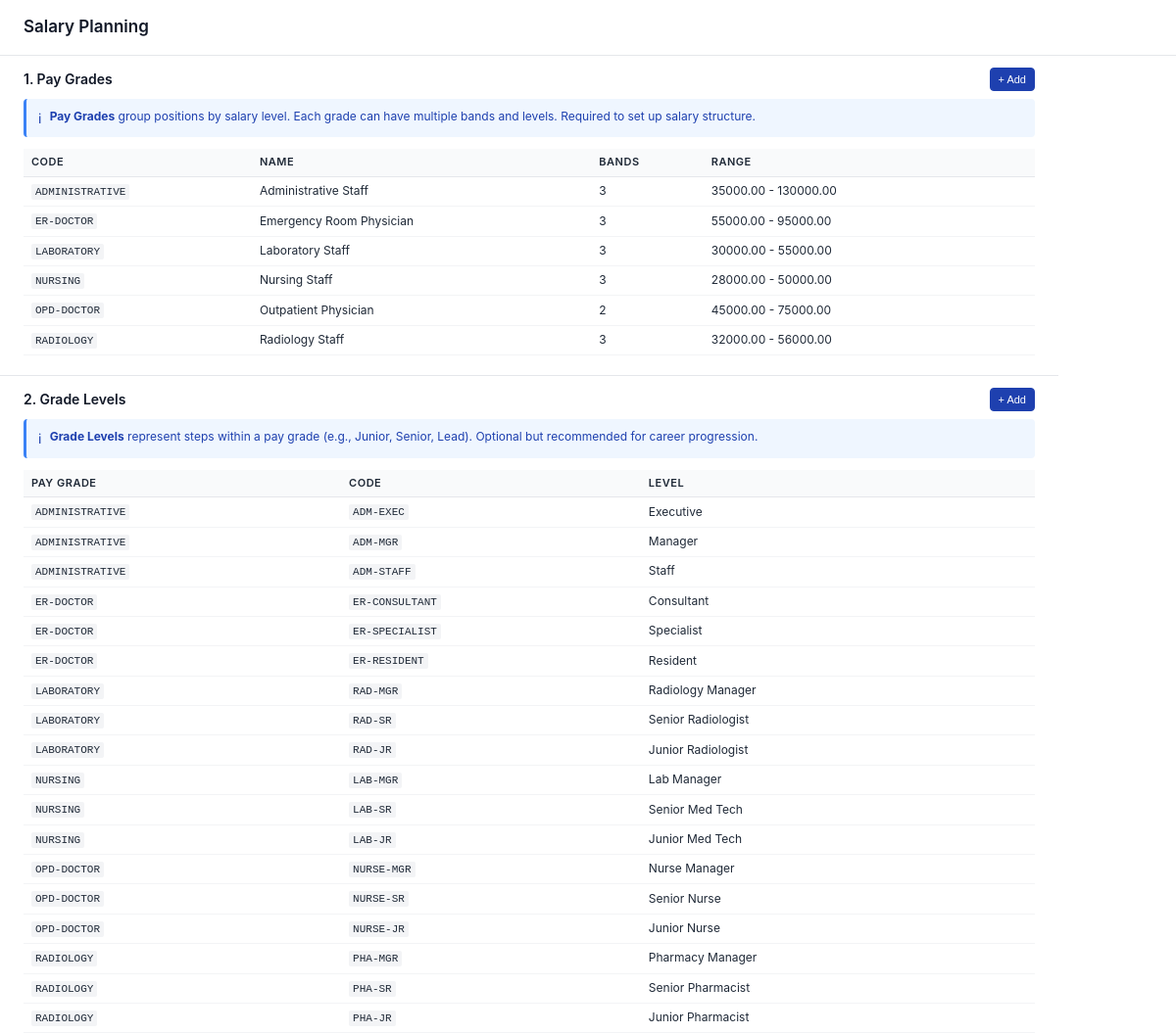
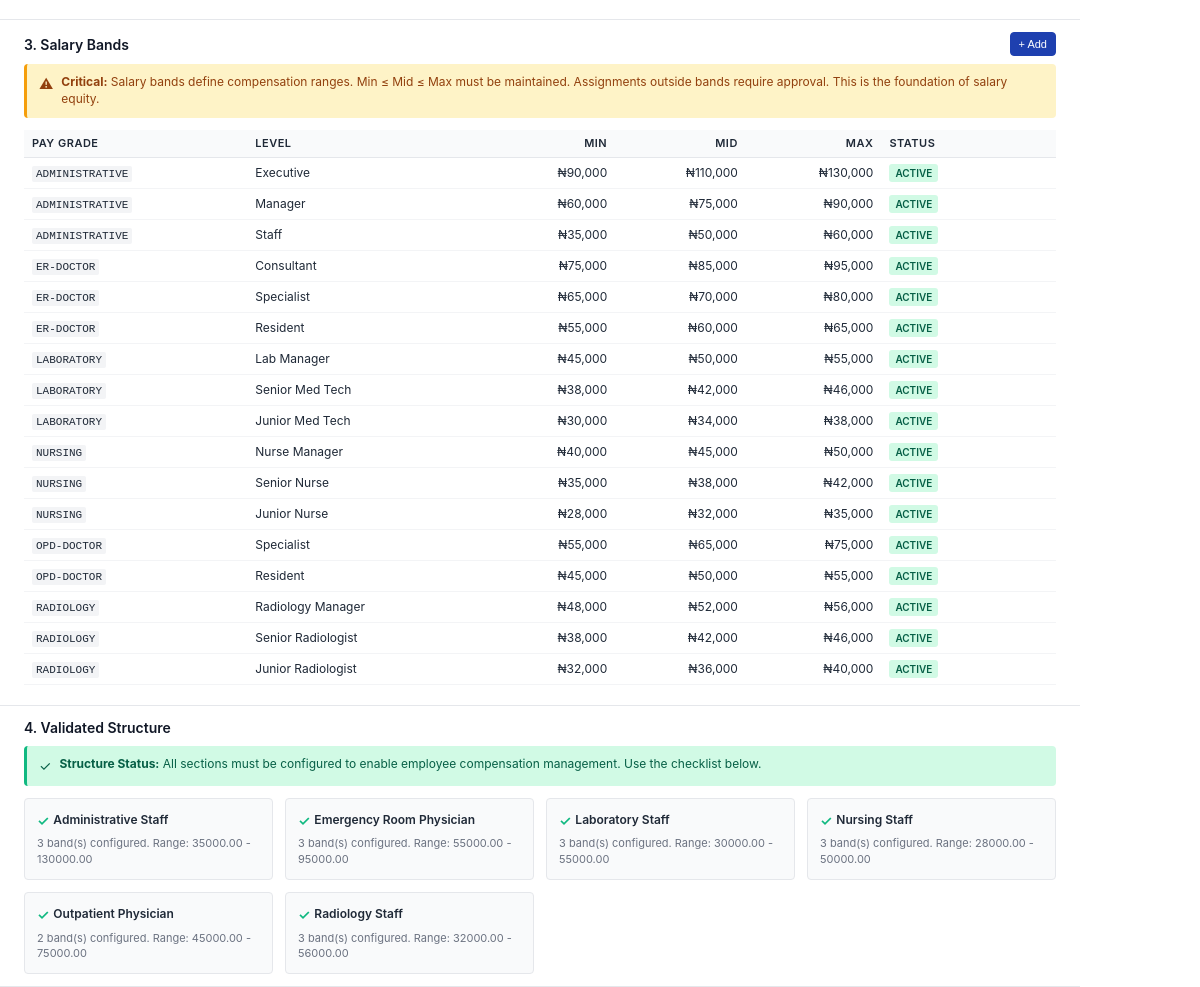
Screenshot of /modules/compensation/views/salary_planning_modern.php with the database file from the repository (2 pictures, top to bottom).
### tables this page shows
CREATE TABLE `pay_grades` (
  `id` int(11) NOT NULL,
  `code` varchar(50) NOT NULL,
  `name` varchar(255) NOT NULL,
  `description` text DEFAULT NULL,
  `status` varchar(50) DEFAULT 'Active',
  `created_at` timestamp NOT NULL DEFAULT current_timestamp(),
  `updated_at` timestamp NOT NULL DEFAULT current_timestamp() ON UPDATE current_timestamp()
);

CREATE TABLE `grade_levels` (
  `id` int(11) NOT NULL,
  `pay_grade_id` int(11) NOT NULL,
  `code` varchar(50) NOT NULL,
  `name` varchar(255) NOT NULL,
  `description` text DEFAULT NULL,
  `sort_order` int(11) DEFAULT 0,
  `status` varchar(50) DEFAULT 'Active',
  `created_at` timestamp NOT NULL DEFAULT current_timestamp(),
  `updated_at` timestamp NOT NULL DEFAULT current_timestamp() ON UPDATE current_timestamp()
);

CREATE TABLE `salary_bands` (
  `id` int(11) NOT NULL,
  `pay_grade_id` int(11) NOT NULL,
  `grade_level_id` int(11) DEFAULT NULL,
  `min_salary` decimal(12,2) NOT NULL,
  `midpoint_salary` decimal(12,2) NOT NULL,
  `max_salary` decimal(12,2) NOT NULL,
  `effective_from` date DEFAULT NULL,
  `effective_to` date DEFAULT NULL,
  `status` varchar(50) DEFAULT 'Active',
  `created_at` timestamp NOT NULL DEFAULT current_timestamp(),
  `updated_at` timestamp NOT NULL DEFAULT current_timestamp() ON UPDATE current_timestamp()
);

### config/BaseModel.php (called while the page is built, shortened)
<?php
abstract class BaseModel {
    protected $db;
    public function __construct() {
        $database = new Database();
        $this->db = $database->connect();
    }
    public function query($sql, $params = []) {
        try {
            $stmt = $this->db->prepare($sql);
            if (!empty($params)) {
                $stmt->execute($params);
            } else {
                $stmt->execute();
            }
            return $stmt->fetchAll(PDO::FETCH_ASSOC);
        } catch (PDOException $e) {
            throw new Exception("Query execution failed: " . $e->getMessage());
        }
    }
}
?>

### config/Database.php (called while the page is built, shortened)
<?php
class Database {
    private $host = 'localhost';
    private $db_name = 'public_html';
    private $username = 'root';
    private $password = '';
    public function connect() {
        $this->conn = null;
        try {
            $this->conn = new PDO(
                'mysql:host=' . $this->host . ';dbname=' . $this->db_name . ';charset=utf8mb4',
                $this->username,
                $this->password
            );
            $this->conn->setAttribute(PDO::ATTR_ERRMODE, PDO::ERRMODE_EXCEPTION);
            $this->conn->exec("SET @@session.time_zone = '+08:00'");
        } catch (PDOException $e) {
            error_log('Database Connection Error: ' . $e->getMessage());
            throw new RuntimeException('Database connection failed: ' . $e->getMessage(), 0, $e);
        }
        return $this->conn;
    }
}
?>

### modules/compensation/models/PayGrade.php (called while the page is built, shortened)
<?php
require_once __DIR__ . '/../../../config/BaseModel.php';
class PayGrade extends BaseModel {
    protected $table = 'pay_grades';
    public function getAllWithBands($activeOnly = true) {
        $query = "SELECT pg.*,
            (SELECT COUNT(*) FROM salary_bands sb WHERE sb.pay_grade_id = pg.id AND sb.status = 'Active') AS band_count,
            (SELECT CONCAT(MIN(sb.min_salary), ' - ', MAX(sb.max_salary)) FROM salary_bands sb WHERE sb.pay_grade_id = pg.id AND sb.status = 'Active') AS range_summary
            FROM {$this->table} pg WHERE 1=1";
        $query .= " ORDER BY pg.name ASC";
        return $this->query($query);
    }
}

### modules/compensation/models/GradeLevel.php (called while the page is built, shortened)
<?php
require_once __DIR__ . '/../../../config/BaseModel.php';
class GradeLevel extends BaseModel {
    protected $table = 'grade_levels';
    public function getAllWithGrade($activeOnly = true) {
        $query = "SELECT gl.*, pg.name AS pay_grade_name, pg.code AS pay_grade_code
            FROM {$this->table} gl
            JOIN pay_grades pg ON pg.id = gl.pay_grade_id
            WHERE 1=1";
        $query .= " ORDER BY pg.name, gl.sort_order, gl.name";
        return $this->query($query);
    }
}

### modules/compensation/models/SalaryBand.php (called while the page is built, shortened)
<?php
require_once __DIR__ . '/../../../config/BaseModel.php';
class SalaryBand extends BaseModel {
    protected $table = 'salary_bands';
    public function getAllWithDetails($activeOnly = true) {
        $query = "SELECT sb.*, pg.name AS pay_grade_name, pg.code AS pay_grade_code,
            gl.name AS grade_level_name, gl.code AS grade_level_code
            FROM {$this->table} sb
            JOIN pay_grades pg ON pg.id = sb.pay_grade_id
            LEFT JOIN grade_levels gl ON gl.id = sb.grade_level_id
            WHERE 1=1";
        $query .= " ORDER BY pg.name, gl.sort_order, sb.min_salary";
        return $this->query($query);
    }
}

### modules/compensation/views/salary_planning_modern.php (the view, shortened to what this page needs)
<?php
require_once __DIR__ . '/../../../config/Database.php';
require_once __DIR__ . '/../models/PayGrade.php';
require_once __DIR__ . '/../models/GradeLevel.php';
require_once __DIR__ . '/../models/SalaryBand.php';
$payGradeModel = new PayGrade();
$gradeLevelModel = new GradeLevel();
$salaryBandModel = new SalaryBand();
$payGrades = $payGradeModel->getAllWithBands(false);
$gradeLevels = $gradeLevelModel->getAllWithGrade(false);
$bands = $salaryBandModel->getAllWithDetails(false);
?>
<!DOCTYPE html>
<html>
<head>
</head>
<body>
<div class="container">
    <div class="header">
        <h1 class="title">Salary Planning</h1>
    </div>
    <div class="content">
        <div class="section">
            <div class="section-header">
                <div class="section-title">1. Pay Grades</div>
                <button class="btn btn-primary btn-sm" onclick="toggleForm('add-paygrade-form'); return false;">+ Add</button>
            </div>
            <div class="callout callout-info">
                <div class="callout-icon">ℹ</div>
                <div class="callout-text"><strong>Pay Grades</strong> group positions by salary level. Each grade can have multiple bands and levels. Required to set up salary structure.</div>
            </div>
            <?php if (empty($payGrades)): ?>
            <div class="empty-state">No pay grades yet.</div>
            <?php else: ?>
            <table class="table">
                <thead>
                    <tr>
                        <th>Code</th>
                        <th>Name</th>
                        <th>Bands</th>
                        <th>Range</th>
                        <th style="width: 50px;"></th>
                    </tr>
                </thead>
                <tbody>
                    <?php foreach ($payGrades as $pg): ?>
                    <tr>
                        <td><span class="code"><?php echo htmlspecialchars($pg['code']); ?></span></td>
                        <td><?php echo htmlspecialchars($pg['name']); ?></td>
                        <td><?php echo (int) ($pg['band_count'] ?? 0); ?></td>
                        <td><?php echo htmlspecialchars($pg['range_summary'] ?? '—'); ?></td>
                        <td></td>
                    </tr>
                    <?php endforeach; ?>
                </tbody>
            </table>
            <?php endif; ?>
        </div>
        <div class="section">
            <div class="section-header">
                <div class="section-title">2. Grade Levels</div>
                <button class="btn btn-primary btn-sm" onclick="toggleForm('add-gradelevel-form'); return false;">+ Add</button>
            </div>
            <div class="callout callout-info">
                <div class="callout-icon">ℹ</div>
                <div class="callout-text"><strong>Grade Levels</strong> represent steps within a pay grade (e.g., Junior, Senior, Lead). Optional but recommended for career progression.</div>
            </div>
            <?php if (empty($gradeLevels)): ?>
            <div class="empty-state">No grade levels yet.</div>
            <?php else: ?>
            <table class="table">
                <thead>
                    <tr>
                        <th>Pay Grade</th>
                        <th>Code</th>
                        <th>Level</th>
                        <th style="width: 50px;"></th>
                    </tr>
                </thead>
                <tbody>
                    <?php foreach ($gradeLevels as $gl): ?>
                    <tr>
                        <td><span class="code"><?php echo htmlspecialchars($gl['pay_grade_code']); ?></span></td>
                        <td><span class="code"><?php echo htmlspecialchars($gl['code']); ?></span></td>
                        <td><?php echo htmlspecialchars($gl['name']); ?></td>
                        <td></td>
                    </tr>
                    <?php endforeach; ?>
                </tbody>
            </table>
            <?php endif; ?>
        </div>
        <div class="section">
            <div class="section-header">
                <div class="section-title">3. Salary Bands</div>
                <button class="btn btn-primary btn-sm" onclick="toggleForm('add-band-form'); return false;">+ Add</button>
            </div>
            <div class="callout callout-warning">
                <div class="callout-icon">⚠</div>
                <div class="callout-text"><strong>Critical:</strong> Salary bands define compensation ranges. Min ≤ Mid ≤ Max must be maintained. Assignments outside bands require approval. This is the foundation of salary equity.</div>
            </div>
            <?php if (empty($bands)): ?>
            <div class="empty-state">No salary bands defined.</div>
            <?php else: ?>
            <table class="table">
                <thead>
                    <tr>
                        <th>Pay Grade</th>
                        <th>Level</th>
                        <th class="num">Min</th>
                        <th class="num">Mid</th>
                        <th class="num">Max</th>
                        <th>Status</th>
                        <th style="width: 50px;"></th>
                    </tr>
                </thead>
                <tbody>
                    <?php foreach ($bands as $b): ?>
                    <tr>
                        <td><span class="code"><?php echo htmlspecialchars($b['pay_grade_code']); ?></span></td>
                        <td><?php echo $b['grade_level_name'] ? htmlspecialchars($b['grade_level_name']) : '—'; ?></td>
                        <td class="num">₦<?php echo number_format((float) $b['min_salary'], 0); ?></td>
                        <td class="num">₦<?php echo number_format((float) $b['midpoint_salary'], 0); ?></td>
                        <td class="num">₦<?php echo number_format((float) $b['max_salary'], 0); ?></td>
                        <td><span class="badge badge-<?php echo $b['status'] === 'Active' ? 'active' : 'inactive'; ?>"><?php echo $b['status']; ?></span></td>
                        <td></td>
                    </tr>
                    <?php endforeach; ?>
                </tbody>
            </table>
            <?php endif; ?>
        </div>
        <div class="section">
            <div class="section-header">
                <div class="section-title">4. Validated Structure</div>
            </div>
            <div class="callout callout-success">
                <div class="callout-icon">✓</div>
                <div class="callout-text"><strong>Structure Status:</strong> All sections must be configured to enable employee compensation management. Use the checklist below.</div>
            </div>
            <div class="summary-grid">
                <?php
                $activeGrades = array_filter($payGrades, fn($p) => $p['status'] === 'Active');
                if (empty($activeGrades)):
                ?>
                <div class="summary-card">
                    <div style="color: #9ca3af; font-size: 12px;">No pay grades configured yet.</div>
                </div>
                <?php else: ?>
                <?php foreach ($activeGrades as $pg):
                    $gradeBands = array_filter($bands, fn($b) => $b['pay_grade_id'] === $pg['id'] && $b['status'] === 'Active');
                    $isValid = !empty($gradeBands);
                ?>
                <div class="summary-card">
                    <div class="summary-card-title">
                        <span class="summary-check"><?php echo $isValid ? '✓' : '○'; ?></span>
                        <?php echo htmlspecialchars($pg['name']); ?>
                    </div>
                    <div class="summary-details">
                        <?php if ($isValid): ?>
                            <?php echo count($gradeBands); ?> band(s) configured. Range: <?php echo htmlspecialchars($pg['range_summary']); ?>
                        <?php else: ?>
                            No bands configured.
                        <?php endif; ?>
                    </div>
                </div>
                <?php endforeach; ?>
                <?php endif; ?>
            </div>
        </div>
    </div>
</div>
</body>
</html>

### modules/compensation/views/salary_planning_modern.php (style rules this page uses)
* { margin: 0; padding: 0; box-sizing: border-box; }
body { background: #f5f5f5; font-family: -apple-system, BlinkMacSystemFont, 'Segoe UI', Roboto, sans-serif; color: #1f2937; font-size: 13px; line-height: 1.4; }
.container { width: 100%; background: #fff; }
.header { padding: 16px 24px; border-bottom: 1px solid #e5e7eb; }
.title { font-size: 17px; font-weight: 600; color: #111827; }
.content { max-width: 1080px; }
.section { padding: 12px 24px; border-bottom: 1px solid #e5e7eb; }
.section-header { display: flex; justify-content: space-between; align-items: center; margin-bottom: 8px; }
.section-title { font-size: 14px; font-weight: 600; color: #111827; }
.callout { padding: 10px 12px; border-radius: 4px; font-size: 12px; margin-bottom: 12px; display: flex; gap: 8px; align-items: flex-start; }
.callout-info { background: #eff6ff; border-left: 3px solid #3b82f6; color: #1e40af; }
.callout-warning { background: #fef3c7; border-left: 3px solid #f59e0b; color: #92400e; }
.callout-success { background: #d1fae5; border-left: 3px solid #10b981; color: #065f46; }
.callout-icon { flex-shrink: 0; font-size: 14px; }
.callout-text { flex: 1; line-height: 1.4; }
.table { width: 100%; border-collapse: collapse; font-size: 12px; margin-bottom: 8px; }
.table th { background: #f9fafb; border-bottom: 1px solid #e5e7eb; padding: 6px 8px; text-align: left; font-weight: 600; font-size: 11px; text-transform: uppercase; letter-spacing: 0.5px; height: 28px; }
.table td { padding: 6px 8px; border-bottom: 1px solid #f3f4f6; height: 30px; vertical-align: middle; }
.table .num { text-align: right; }
.table .code { font-family: 'Courier New', monospace; background: #f3f4f6; padding: 2px 4px; border-radius: 2px; font-size: 11px; }
.badge { font-size: 10px; padding: 2px 6px; border-radius: 3px; font-weight: 600; text-transform: uppercase; display: inline-block; }
.badge-active { background: #d1fae5; color: #065f46; }
.btn { padding: 6px 12px; font-size: 12px; font-weight: 500; border: 1px solid #d1d5db; background: #fff; color: #374151; border-radius: 4px; cursor: pointer; height: 28px; display: inline-flex; align-items: center; }
.btn-primary { background: #1e40af; color: #fff; border-color: #1e40af; }
.btn-sm { padding: 4px 8px; font-size: 11px; height: 24px; }
.summary-grid { display: grid; grid-template-columns: repeat(auto-fit, minmax(240px, 1fr)); gap: 12px; }
.summary-card { background: #f9fafb; border: 1px solid #e5e7eb; border-radius: 4px; padding: 12px; }
.summary-card-title { font-weight: 600; font-size: 12px; margin-bottom: 6px; display: flex; align-items: center; gap: 4px; }
.summary-check { color: #10b981; font-size: 14px; }
.summary-details { font-size: 11px; color: #6b7280; margin-top: 4px; }

### rows the page displays
pay_grades: code "ADMINISTRATIVE", name "Administrative Staff", band_count "3", range_summary "35000.00 - 130000.00", count($gradeBands) "3"
pay_grades: code "ER-DOCTOR", name "Emergency Room Physician", band_count "3", range_summary "55000.00 - 95000.00", count($gradeBands) "3"
pay_grades: code "LABORATORY", name "Laboratory Staff", band_count "3", range_summary "30000.00 - 55000.00", count($gradeBands) "3"
pay_grades: code "NURSING", name "Nursing Staff", band_count "3", range_summary "28000.00 - 50000.00", count($gradeBands) "3"
pay_grades: code "OPD-DOCTOR", name "Outpatient Physician", band_count "2", range_summary "45000.00 - 75000.00", count($gradeBands) "2"
pay_grades: code "RADIOLOGY", name "Radiology Staff", band_count "3", range_summary "32000.00 - 56000.00", count($gradeBands) "3"
grade_levels: pay_grade.code "ADMINISTRATIVE", code "ADM-EXEC", name "Executive"
grade_levels: pay_grade.code "ADMINISTRATIVE", code "ADM-MGR", name "Manager"
grade_levels: pay_grade.code "ADMINISTRATIVE", code "ADM-STAFF", name "Staff"
grade_levels: pay_grade.code "ER-DOCTOR", code "ER-CONSULTANT", name "Consultant"
grade_levels: pay_grade.code "ER-DOCTOR", code "ER-SPECIALIST", name "Specialist"
grade_levels: pay_grade.code "ER-DOCTOR", code "ER-RESIDENT", name "Resident"
grade_levels: pay_grade.code "LABORATORY", code "RAD-MGR", name "Radiology Manager"
grade_levels: pay_grade.code "LABORATORY", code "RAD-SR", name "Senior Radiologist"
grade_levels: pay_grade.code "LABORATORY", code "RAD-JR", name "Junior Radiologist"
grade_levels: pay_grade.code "NURSING", code "LAB-MGR", name "Lab Manager"
grade_levels: pay_grade.code "NURSING", code "LAB-SR", name "Senior Med Tech"
grade_levels: pay_grade.code "NURSING", code "LAB-JR", name "Junior Med Tech"
grade_levels: pay_grade.code "OPD-DOCTOR", code "NURSE-MGR", name "Nurse Manager"
grade_levels: pay_grade.code "OPD-DOCTOR", code "NURSE-SR", name "Senior Nurse"
grade_levels: pay_grade.code "OPD-DOCTOR", code "NURSE-JR", name "Junior Nurse"
grade_levels: pay_grade.code "RADIOLOGY", code "PHA-MGR", name "Pharmacy Manager"
grade_levels: pay_grade.code "RADIOLOGY", code "PHA-SR", name "Senior Pharmacist"
grade_levels: pay_grade.code "RADIOLOGY", code "PHA-JR", name "Junior Pharmacist"
salary_bands: pay_grade.code "ADMINISTRATIVE", grade_level.name "Executive", min_salary "90,000", midpoint_salary "110,000", max_salary "130,000", status "ACTIVE"
salary_bands: pay_grade.code "ADMINISTRATIVE", grade_level.name "Manager", min_salary "60,000", midpoint_salary "75,000", max_salary "90,000", status "ACTIVE"
salary_bands: pay_grade.code "ADMINISTRATIVE", grade_level.name "Staff", min_salary "35,000", midpoint_salary "50,000", max_salary "60,000", status "ACTIVE"
salary_bands: pay_grade.code "ER-DOCTOR", grade_level.name "Consultant", min_salary "75,000", midpoint_salary "85,000", max_salary "95,000", status "ACTIVE"
salary_bands: pay_grade.code "ER-DOCTOR", grade_level.name "Specialist", min_salary "65,000", midpoint_salary "70,000", max_salary "80,000", status "ACTIVE"
salary_bands: pay_grade.code "ER-DOCTOR", grade_level.name "Resident", min_salary "55,000", midpoint_salary "60,000", max_salary "65,000", status "ACTIVE"
salary_bands: pay_grade.code "LABORATORY", grade_level.name "Lab Manager", min_salary "45,000", midpoint_salary "50,000", max_salary "55,000", status "ACTIVE"
salary_bands: pay_grade.code "LABORATORY", grade_level.name "Senior Med Tech", min_salary "38,000", midpoint_salary "42,000", max_salary "46,000", status "ACTIVE"
salary_bands: pay_grade.code "LABORATORY", grade_level.name "Junior Med Tech", min_salary "30,000", midpoint_salary "34,000", max_salary "38,000", status "ACTIVE"
salary_bands: pay_grade.code "NURSING", grade_level.name "Nurse Manager", min_salary "40,000", midpoint_salary "45,000", max_salary "50,000", status "ACTIVE"
salary_bands: pay_grade.code "NURSING", grade_level.name "Senior Nurse", min_salary "35,000", midpoint_salary "38,000", max_salary "42,000", status "ACTIVE"
salary_bands: pay_grade.code "NURSING", grade_level.name "Junior Nurse", min_salary "28,000", midpoint_salary "32,000", max_salary "35,000", status "ACTIVE"
salary_bands: pay_grade.code "OPD-DOCTOR", grade_level.name "Specialist", min_salary "55,000", midpoint_salary "65,000", max_salary "75,000", status "ACTIVE"
salary_bands: pay_grade.code "OPD-DOCTOR", grade_level.name "Resident", min_salary "45,000", midpoint_salary "50,000", max_salary "55,000", status "ACTIVE"
salary_bands: pay_grade.code "RADIOLOGY", grade_level.name "Radiology Manager", min_salary "48,000", midpoint_salary "52,000", max_salary "56,000", status "ACTIVE"
salary_bands: pay_grade.code "RADIOLOGY", grade_level.name "Senior Radiologist", min_salary "38,000", midpoint_salary "42,000", max_salary "46,000", status "ACTIVE"
salary_bands: pay_grade.code "RADIOLOGY", grade_level.name "Junior Radiologist", min_salary "32,000", midpoint_salary "36,000", max_salary "40,000", status "ACTIVE"
